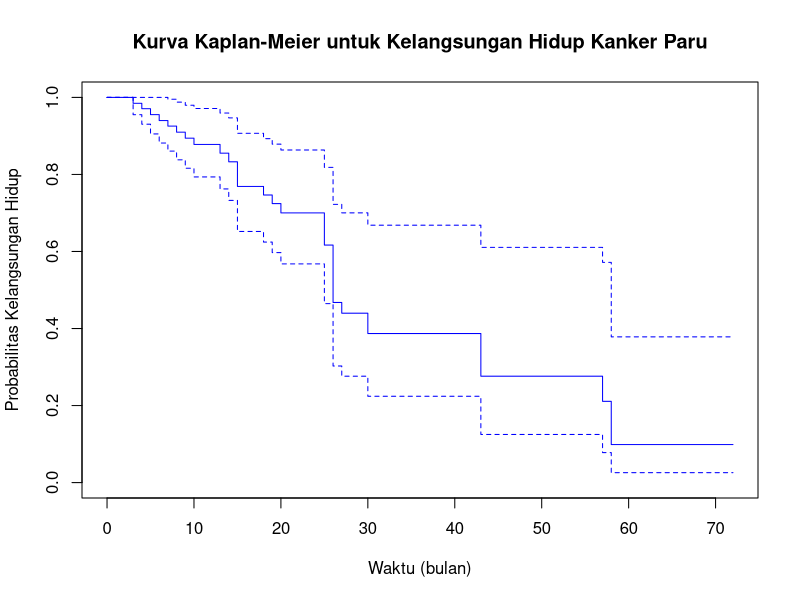
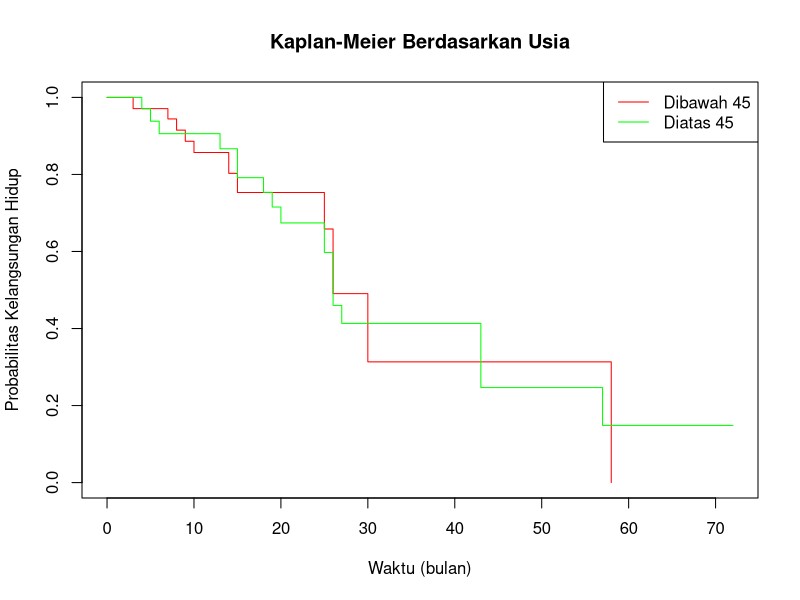
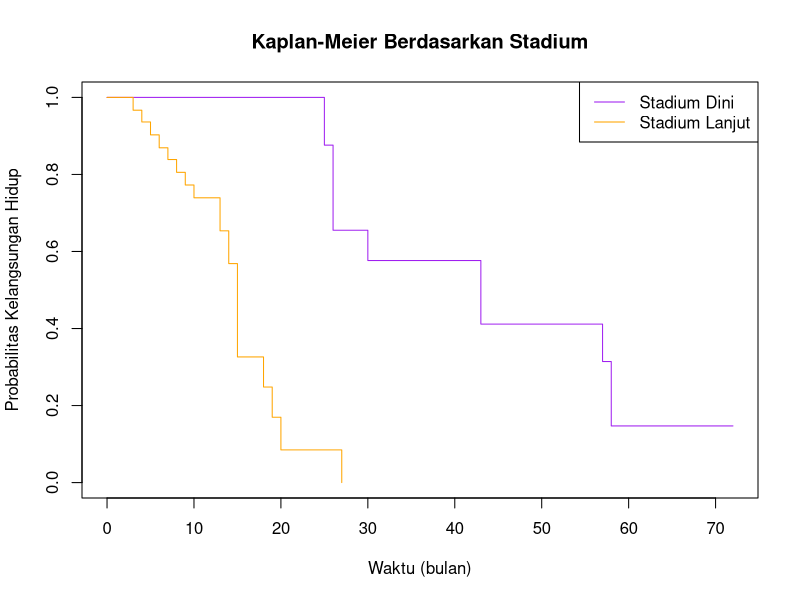
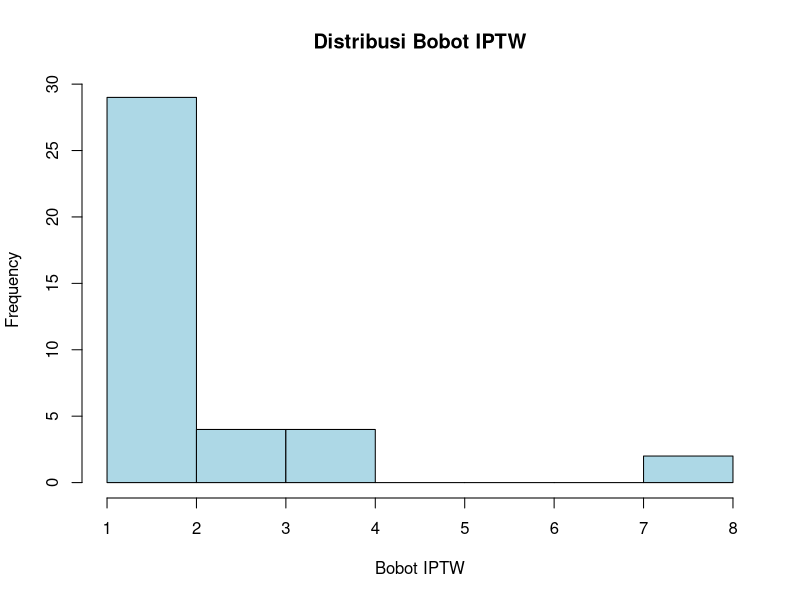
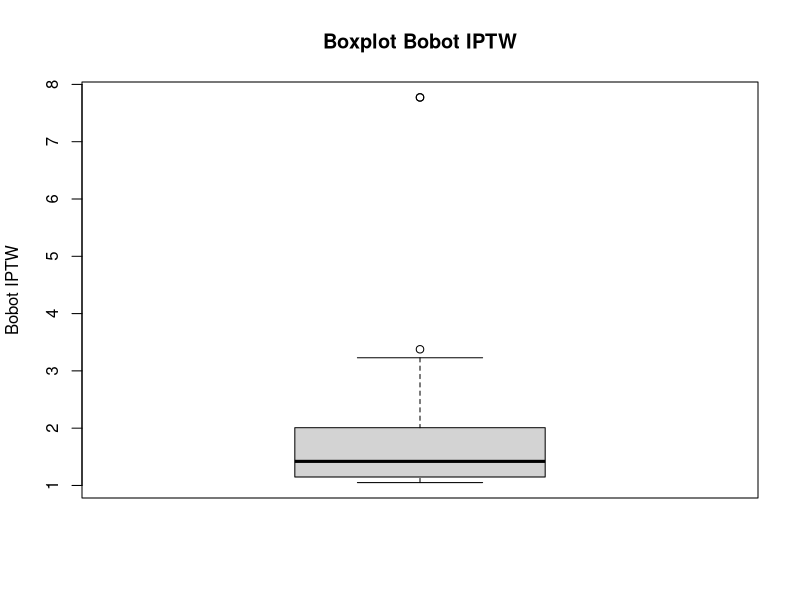

These figures' R source, in order:
# Install dan panggil package yang dibutuhkan
install.packages("readxl")
install.packages("survival")
install.packages("survminer")
install.packages("survey")

library(readxl)
library(survival)
library(survminer)
library(survey)

# Membaca data dari file Excel
data <- read_excel("data_simulasi_survival_kanker_paru_R.xlsx")
View(data)
data
# Menampilkan 6 baris pertama data untuk pemeriksaan awal
head(data)

# Mengonversi variabel kategori menjadi faktor untuk analisis
data$X1_Usia <- factor(data$X1_Usia, levels = c("Dibawah 45", "Diatas 45"))
data$X2_Stadium <- factor(data$X2_Stadium, levels = c("Stadium Dini", "Stadium Lanjut"))
data$X3_Adenokarsinoma <- factor(data$X3_Adenokarsinoma, levels = c("Tidak Adenokarsinoma", "Adenokarsinoma"))
data$X4_Komorbiditas <- factor(data$X4_Komorbiditas, levels = c("Tidak Ada Komorbiditas", "Ada Komorbiditas"))

# Membuat model propensity score menggunakan regresi logistik
propensity_model <- glm(T_event ~ X1_Usia + X2_Stadium + X3_Adenokarsinoma + X4_Komorbiditas, 
                        family = binomial(), data = data)

# Menambahkan kolom propensity score pada data
data$propensity_score <- predict(propensity_model, type = "response")

# Menghitung inverse probability of treatment weights (IPTW)
data$weight <- ifelse(data$T_event == 1, 1 / data$propensity_score, 
                      1 / (1 - data$propensity_score))

# Menyiapkan data untuk analisis Kaplan-Meier dengan pembobotan
surv_object <- Surv(time = data$T_time, event = data$T_event)

# Menggunakan weighted Kaplan-Meier untuk menghitung survival function
km_fit <- survfit(surv_object ~ 1, data = data, weights = data$weight)

# 1. Menampilkan hasil Kaplan-Meier dan plotnya
summary(km_fit)  # Menampilkan hasil statistik Kaplan-Meier
plot(km_fit, main = "Kurva Kaplan-Meier untuk Kelangsungan Hidup Kanker Paru",
     xlab = "Waktu (bulan)", ylab = "Probabilitas Kelangsungan Hidup", col = "blue")

# 2. Analisis per kelompok berdasarkan usia
km_fit_usia <- survfit(surv_object ~ X1_Usia, data = data, weights = data$weight)
plot(km_fit_usia, col = c("red", "green"), 
     main = "Kaplan-Meier Berdasarkan Usia", 
     xlab = "Waktu (bulan)", ylab = "Probabilitas Kelangsungan Hidup")
legend("topright", legend = levels(data$X1_Usia), col = c("red", "green"), lty = 1)

# 3. Analisis per kelompok berdasarkan stadium
km_fit_stadium <- survfit(surv_object ~ X2_Stadium, data = data, weights = data$weight)
plot(km_fit_stadium, col = c("purple", "orange"), 
     main = "Kaplan-Meier Berdasarkan Stadium", 
     xlab = "Waktu (bulan)", ylab = "Probabilitas Kelangsungan Hidup")
legend("topright", legend = levels(data$X2_Stadium), col = c("purple", "orange"), lty = 1)

# 4. Uji log-rank untuk perbandingan survival berdasarkan usia dan stadium
# Uji log-rank untuk usia
logrank_usia <- survdiff(surv_object ~ X1_Usia, data = data)
# Menampilkan Chi-Square dan p-value untuk usia
logrank_usia_chisq <- logrank_usia$chisq
logrank_usia_pvalue <- logrank_usia$pvalue
cat("Uji Log-Rank Usia - Chi-Square:", logrank_usia_chisq, "p-value:", logrank_usia_pvalue, "\n")

# Uji log-rank untuk stadium
logrank_stadium <- survdiff(surv_object ~ X2_Stadium, data = data)
# Menampilkan Chi-Square dan p-value untuk stadium
logrank_stadium_chisq <- logrank_stadium$chisq
logrank_stadium_pvalue <- logrank_stadium$pvalue
cat("Uji Log-Rank Stadium - Chi-Square:", logrank_stadium_chisq, "p-value:", logrank_stadium_pvalue, "\n")

# 5. Menyimpan hasil pembobotan IPTW dan propensity score
head(data$propensity_score)  # Menampilkan beberapa nilai propensity score
head(data$weight)  # Menampilkan beberapa nilai bobot IPTW

# 6. Tabel Kaplan-Meier
# Tabel Kaplan-Meier dengan waktu survival dan estimasi survival di setiap waktu
summary(km_fit)

# 7. Histogram distribusi bobot IPTW
hist(data$weight, main = "Distribusi Bobot IPTW", xlab = "Bobot IPTW", col = "lightblue")

# 8. Boxplot distribusi bobot IPTW
boxplot(data$weight, main = "Boxplot Bobot IPTW", ylab = "Bobot IPTW")

# Menyimpan hasil analisis dalam file CSV
write.csv(data, "data_with_weights.csv")
